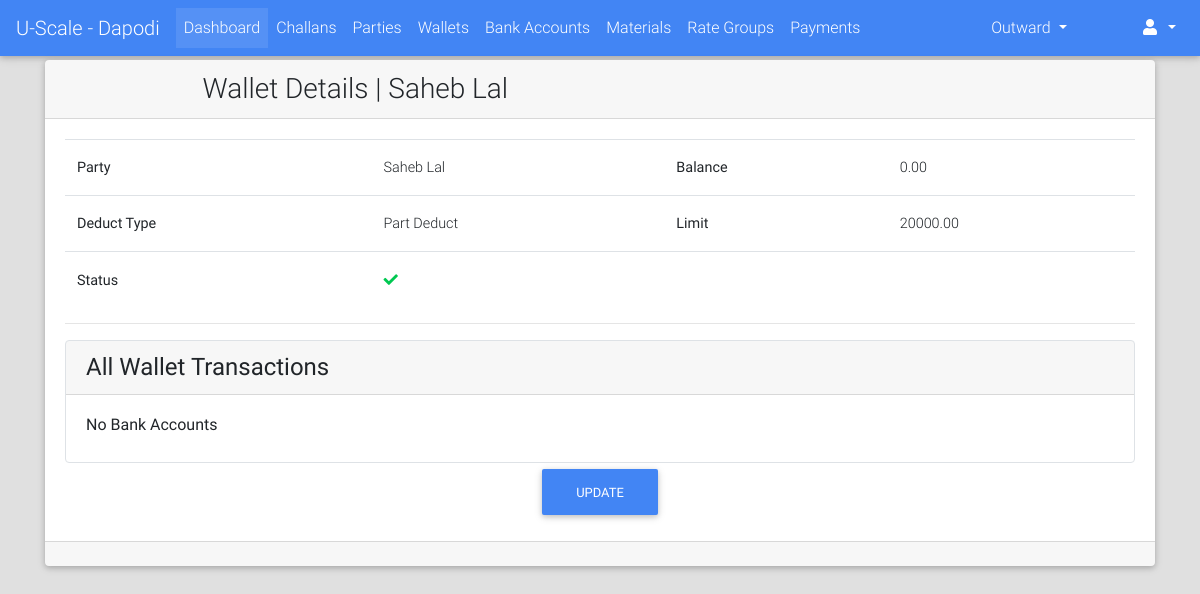
Screenshot of /parties/wallet/detail/4/ (signed in) with the database file from the repository.
### parties/models.py (models this page shows, shortened)
class Wallet(models.Model):
    DEDUCT_TYPE_CHOICES = (("FD", "Full Deduct"), ("PD", "Part Deduct"), ("FXD", "Fix Deduct"))
    party = models.ForeignKey(Party, on_delete=models.CASCADE)
    balance = models.DecimalField(max_digits=9, decimal_places=2, default=Decimal(0.00))
    upper_limit = models.DecimalField(max_digits=9, decimal_places=2, default=20000.00)
    deduct_type = models.CharField(max_length=3, choices=DEDUCT_TYPE_CHOICES)
    fixed_amount = models.DecimalField(max_digits=7, decimal_places=2, blank=True, null=True)
    is_active = models.BooleanField(default=True)

class Party(models.Model):
    RATE_TYPE_CHOICES = (("GR", "Group Rate"), ("IR", "Individual Rate"))
    rate_type = models.CharField(max_length=2, choices=RATE_TYPE_CHOICES)
    rate_group = models.ForeignKey("rates.RateGroup", on_delete=models.PROTECT, blank=True, null=True)
    name = models.CharField(max_length=128)
    party_code = models.CharField(max_length=32, blank=True)
    address = models.TextField(blank=True)
    phone = models.CharField(max_length=13)
    whatsapp = models.CharField(max_length=13, blank=True)
    email = models.EmailField(blank=True, null=True)
    extra_info = models.TextField(blank=True)
    is_wallet_party = models.BooleanField(default=False)
    is_active = models.BooleanField(default=True)
    @property
    def get_display_text(self):
        return self.name
    class Meta:
        verbose_name = "Party"
        verbose_name_plural = "Parties"

### parties/views.py (the view)
# urls.py: url(r"^wallet/detail/(?P<id>[0-9]+)/$", views.WalletDetailView.as_view(), name="wallet_detail"),
class WalletDetailView(LoginRequiredMixin, DetailView):
    model = Wallet
    template_name = "parties/wallet_detail.html"
    context_object_name = "wallet"
    slug_field = "id"
    slug_url_kwarg = "id"

### portal/templates/parties/wallet_detail.html (shortened to what this page needs)
{% extends "portal/base.html" %}
{% load crispy_forms_tags %}
{% block content %}
    <div class="container">
        <div class="card">
            <div class="card-header">
                <div class="row">
                    <div class="col-lg-9 m-auto">
                        <h3 class="m-auto">Wallet Details | {{ wallet.party.get_display_text }}</h3>
                    </div>
                </div>
            </div>
            <div class="card-body">
                <table class="table">
                    <tbody>
                        <tr>
                            <th>Party</th>
                            <td>{{ wallet.party.get_display_text }}</td>
                            <th>Balance</th>
                            <td>{{ wallet.balance }}</td>
                        </tr>
                        <tr>
                            <th>Deduct Type</th>
                            <td>{{ wallet.get_deduct_type_display }}{% if wallet.deduct_type == "FXD" %} ({{ wallet.fixed_amount }}){% endif %}</td>
                            <th>Limit</th>
                            <td>{{ wallet.upper_limit }}</td>
                         </tr>
                        <tr>
                            <th>Status</th>
                            <td colspan="3">
                                {% if wallet.is_active %}
                                    <i class="fa fa-check text-success"></i>
                                {% else %}
                                    <i class="fa fa-times text-danger"></i>
                                {% endif %}
                            </td>
                        </tr>
                    </tbody>
                </table>
                <hr>
                <div class="card border" style="box-shadow: none">
                    <div class="card-header">
                        <h4 class="m-auto">All Wallet Transactions</h4>
                    </div>
                    <div class="card-body">
                        {% if wallet.wallettransaction_set.exists %}
                            <table class="table table-striped">
                                <thead>
                                    <th>No</th>
                                    <th>Challan</th>
                                    <th>Amount</th>
                                    <th>Previous Balance</th>
                                    <th>Date</th>
                                </thead>
                                <tbody>
                                    {% for wallet_tr in wallet.wallettransaction_set.all|dictsortreversed:"id" %}
                                        <tr>
                                            <td>{{ forloop.counter }}</td>
                                            <td>{{ wallet_tr.payment.challan.challan_no }}</td>
                                            <td>{{ wallet_tr.amount }}</td>
                                            <td>{{ wallet_tr.previous_balance }}</td>
                                            <th>{{ wallet_tr.payment.get_date_display }}</th>
                                        </tr>
                                    {% endfor %}
                                </tbody>
                            </table>
                        {% else %}
                            <h6>No Bank Accounts</h6>
                        {% endif %}
                    </div>
                </div>
                <div class="row">
                    <a href="{{ Wallet.get_update_url }}" class="m-auto"><button class="btn btn-primary">Update</button></a>
                </div>
            </div>
            <div class="card-footer">
            </div>
        </div>
    </div>
{% endblock %}

### rows the page displays
Wallet: party.get_display_text "Saheb Lal", balance "0.00", deduct_type "Part Deduct", upper_limit "20000.00"
